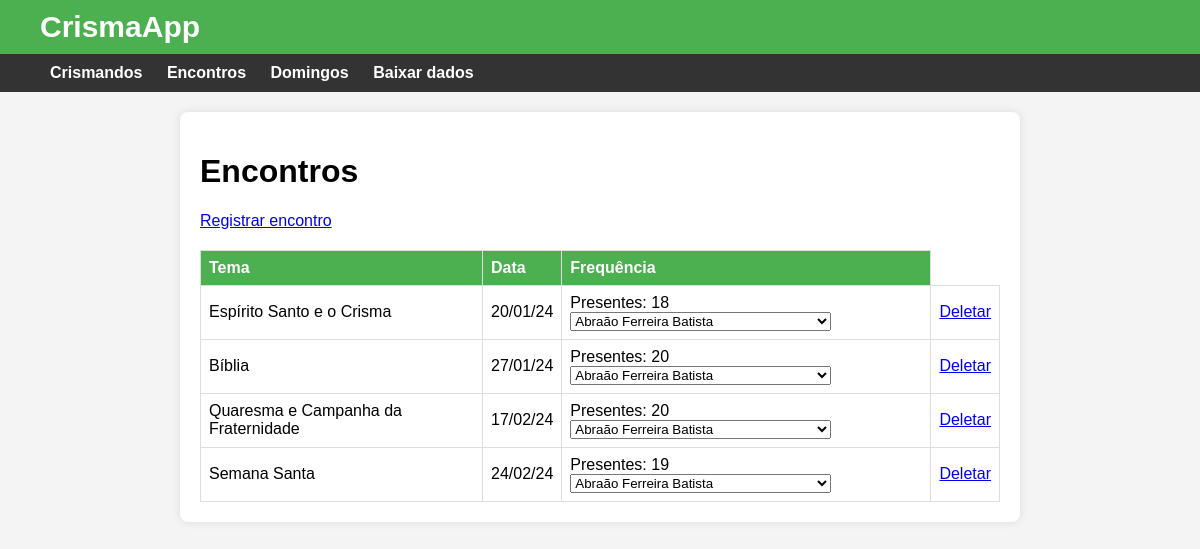
Screenshot of /encontros (signed in) with the database file from the repository.
### crismaapp/models.py (models this page shows)
class Encontro(Model):
    tema = CharField()
    data = DateField(formats='%d/%m/%y')
    class Meta:
        database = db

### crismaapp/routes.py (the view)
@app.route('/encontros')
def encontros():
    if not session.get('logged'):
        return redirect('/login')
    data = {}
    for encontro in Encontro.select():
        data[encontro] = FrequenciaEncontro.filter(encontro=encontro)
    return render_template(
        'encontros.html',
        data=data
    )

### templates/encontros.html
{% extends 'base.html' %}
{% block head %}
    <link rel="stylesheet" href="static/css/mainpage.css">
{% endblock %}
{% block content %}
<main>
    <h1>Encontros</h1>
    <a href="/encontro/novo">Registrar encontro</a>
    <div class="table-container">
        <table>
            <thead>
                <tr>
                    <th>Tema</th>
                    <th>Data</th>
                    <th>Frequência</th>
                </tr>
            </thead>
            <tbody>
                {% for encontro, frequencia in data.items() %}
                    <tr>
                        <td>{{ encontro.tema }}</td>
                        <td>{{ encontro.data }}</td>
                        <td>
                            Presentes: {{ frequencia|length }}
                            <select>
                                {% for registro in frequencia %}
                                    <option> <strong>{{ registro.crismando.nome }}</strong></option>
                                {% endfor %}
                            </select>
                        </td>
                        <td><a href="/encontro/del/{{ encontro.id }}">Deletar</a>
                    </tr>
                {% endfor %}
            </tbody>
        </table>
    </div>
</main>
{% endblock %}

### static/css/mainpage.css (style rules this page uses)
body { font-family: Arial, sans-serif; margin: 0; padding: 0; background-color: #f4f4f4; }
main { max-width: 800px; margin: 20px auto; padding: 20px; background-color: #fff; border-radius: 8px; box-shadow: 0 0 10px rgba(0, 0, 0, 0.1); }
table { width: 100%; border-collapse: collapse; margin-top: 20px; }
.table-container { overflow-x: auto; }
th, td { border: 1px solid #ddd; padding: 8px; text-align: left; }
th { background-color: #4CAF50; color: white; }

### rows the page displays
Encontro: tema "Espírito Santo e o Crisma", data "20/01/24", frequencia "18"
Encontro: tema "Bíblia", data "27/01/24", frequencia "20"
Encontro: tema "Quaresma e Campanha da Fraternidade", data "17/02/24", frequencia "20"
Encontro: tema "Semana Santa", data "24/02/24", frequencia "19"
